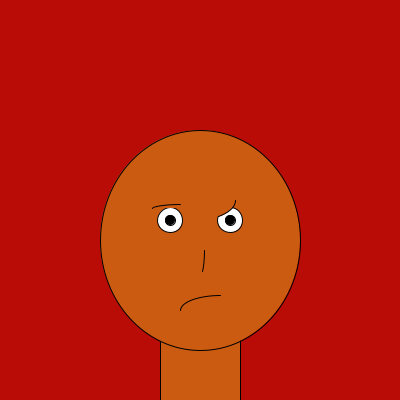
Frame 1 (no input)
Frame 60 (the mouse pressed at the canvas centre just before this capture): identical to frame 1, image omitted
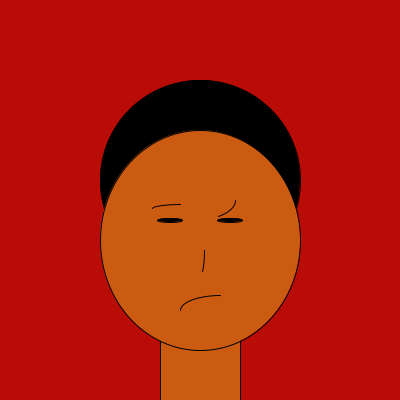
Frame 120 (the mouse held since frame 60 and released just before this capture)

The Processing sketch that drew these frames (run headless with seeded random() and noise(); from frame 60 on, the mouse is pressed at the canvas centre):

// Processing sketch: processing_14202
// ── processing_14202.pde

int LEFT = 0;
int RIGHT = 1;

void setup()
{
  size(400, 400);
}

//draw loop
void draw()
{
  background(185, 12, 6); //background color
  Fro(); //draw character
}

//character function
void Fro()
{
  //draw character here

  //position
  int x = width /2;
  int y = height /2;
  // variables
  int eye_spacing = 30;
  int eye_height = 20;

  smooth();

  //afro
  
  hair(x, y);
  
  
  //neck
  fill(203, 91, 16);
  rect(160, 330, 80, 80);

  //head
  fill(203, 91, 16);
  ellipse(x, y+40, 200, 220);

  //eyes
  eye(x + eye_spacing, y + eye_height, 25);
  eye(x - eye_spacing, y + eye_height, 25);
  
  //eyebrows
  fill(203, 91, 16);
  eyebrow(x, y, RIGHT);  
  eyebrow(x-20, y+8, LEFT);  

  //nose
  fill(203, 91, 16);
  arc(x, y+50, 8, 50, 0, 1);

  //mouth
  arc(x+20, y+110, 80, 30, PI, TWO_PI-PI/2);
  
}

void hair(int x, int y) {  
fill(0);
  float fro_scale_x = mouseY;
  float fro_scale_y = max(min(mouseY, 350), 200 / 3);
  ellipse(x, y-20, fro_scale_x, fro_scale_y);
  

}

void eyebrow(int x, int y, int side) {
  if (side == LEFT) {
    arc(x, y, 55, 7, PI, TWO_PI-PI/2);
  } else if (side == RIGHT) {
    arc(x, y, 70, 40, 0, 1);
  }
}


void eye(int x, int y, float size ) {

  if (mousePressed) {
    fill(0);
    ellipse(x, y, size, 4);
  }
  else {
    fill(255);
    ellipse(x, y, size, size);
    fill(0);
    ellipse(x, y, 10, 10);
  }
}
